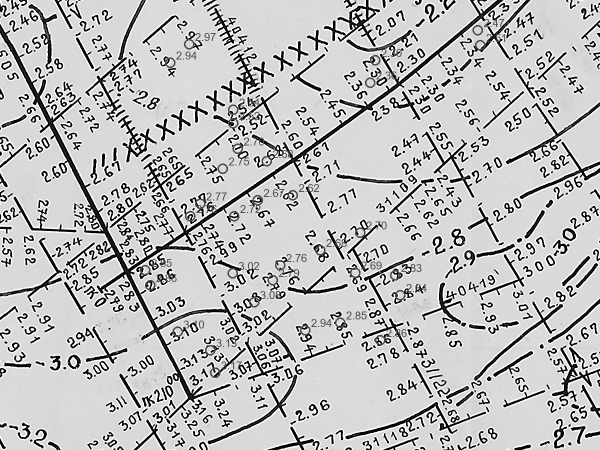
#> input picture archive/map_experiments/digitization_test_overlay.png, 1200 x 900 px (shown at 1/2 size)
$ python run_sheet.py ../archive/map_experiments/digitization_test_overlay.png
#> lines starting #> are read from the running program, lines starting #| are printed output that depends on the picture; after the words box and inside, x2 and y2 are one past the last pixel; in counts of white or black regions, pixels touching at a corner belong together
"""Full-sheet label extraction: detect all text boxes on a map sheet,
export crops + JSONL manifest for VLM reading.

Usage: python run_sheet.py [path_to_sheet.jpg]
Output: pipeline/output/<sheet_name>/ {crops/*.png, manifest.jsonl, boxes_overview.png}
"""
import json
import sys
from pathlib import Path

import cv2
import numpy as np

DEFAULT_SRC = r"C:\FINAM\Conference\384092\Графика\Tом 2\21.jpg"

# font-height bands from sheet statistics (stats.py): main mode 15-29 px = piket
# digits, 30-90 px = isoline labels / structure ids. Fill filter kills curve junk.
SMALL_H = (8, 29)
BIG_H = (30, 90)
BIG_FILL = 0.25
PAD = 8          # crop padding, px
UPSCALE = 2      # crop upscale factor for easier VLM reading


def imread_u(path):
    return cv2.imdecode(np.fromfile(str(path), dtype=np.uint8), cv2.IMREAD_GRAYSCALE)
#> returned value is the input picture: shape (900, 1200); min 0, max 255, mean 189
#| sheet: (900, 1200)


def detect(img):
    _, bw = cv2.threshold(img, 0, 255, cv2.THRESH_BINARY_INV + cv2.THRESH_OTSU)
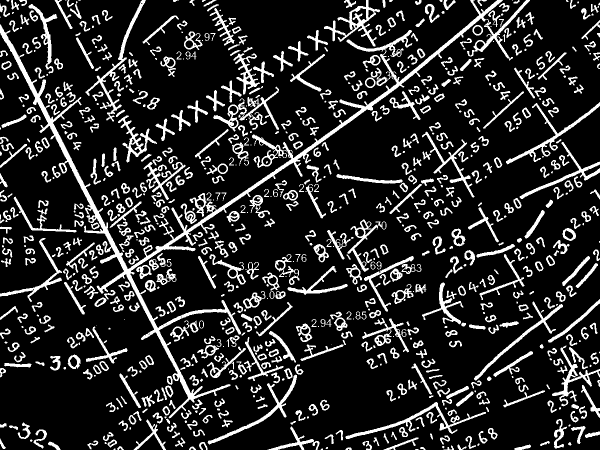
#> bw: shape (900, 1200) (shown at 1/2 size); 16.4% white; 855 white regions (166 under 20 px), largest, box (x1, y1, x2, y2) and area: (0, 0, 1060, 837) 27085, (171, 0, 292, 243) 2406, (426, 173, 558, 263) 2381
    n, lab, stats, _ = cv2.connectedComponentsWithStats(bw, connectivity=8)
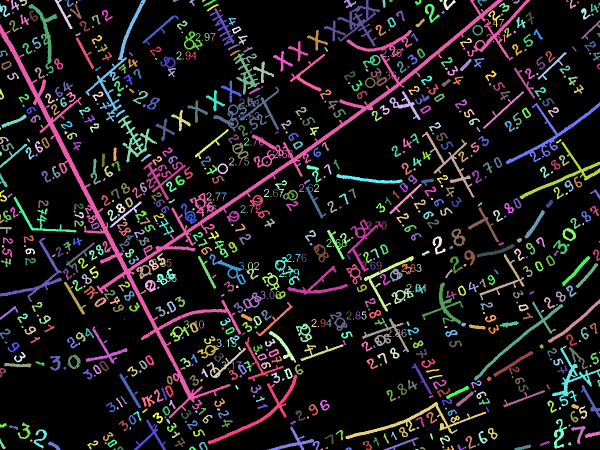
#> lab: shape (900, 1200) int32 (shown at 1/2 size); 856 distinct labels, from 0 to 855; one colour per label, 0 black
#> n = 856; stats = 856 rows, first 6: [0, 0, 1200, 900, 902754], [13, 0, 6, 3, 15], [22, 0, 16, 20, 148], [38, 0, 16, 12, 89], [109, 0, 36, 58, 384], [130, 0, 3, 1, 3]

    small = np.zeros_like(bw)
    big = np.zeros_like(bw)
    for i in range(1, n):
        x, y, w, h, a = stats[i]
        asp = max(w, h) / max(1, min(w, h))
        fill = a / max(1, w * h)
        if SMALL_H[0] <= h <= SMALL_H[1] and 3 <= w <= 60 and a >= 15 and asp < 5 and fill > 0.15:
            small[lab == i] = 255
        elif BIG_H[0] <= h <= BIG_H[1] and 8 <= w <= 90 and asp < 3 and fill >= BIG_FILL:
            big[lab == i] = 255
#> this loop made 855 passes
#> (x, y, w, h, a, asp, fill) on passes 1 to 3: (13, 0, 6, 3, 15, 2, 0.833), (22, 0, 16, 20, 148, 1.25, 0.463), (38, 0, 16, 12, 89, 1.33, 0.464)
#> big: shape (900, 1200); 1.2% white; 32 white regions, largest, box (x1, y1, x2, y2) and area: (467, 107, 520, 189) 1286, (1108, 838, 1134, 897) 573, (499, 390, 540, 436) 559
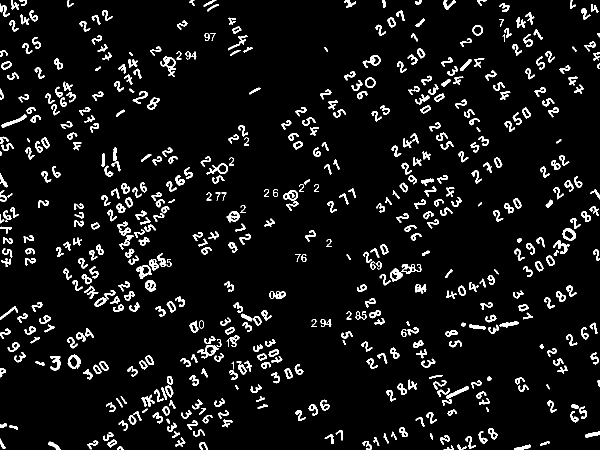
#> small: shape (900, 1200) (shown at 1/2 size); 6.6% white; 540 white regions, largest, box (x1, y1, x2, y2) and area: (394, 690, 438, 717) 379, (272, 530, 303, 558) 352, (135, 709, 161, 738) 351

    def cluster(mask, dil, min_chars, wmin, hmin, wmax, hmax):
#> called with dil = 17, min_chars = 3, wmin = 30, hmin = 18, wmax = 200, hmax = 200
        kern = cv2.getStructuringElement(cv2.MORPH_ELLIPSE, (dil, dil))
        blob = cv2.dilate(mask, kern)
#> blob: shape (900, 1200); 36.1% white; 141 white regions, largest, box (x1, y1, x2, y2) and area: (195, 326, 394, 592) 21581, (229, 744, 474, 900) 16687, (744, 295, 931, 465) 13723
        cnts, _ = cv2.findContours(blob, cv2.RETR_EXTERNAL, cv2.CHAIN_APPROX_SIMPLE)
        out = []
        for c in cnts:
            x, y, w, h = cv2.boundingRect(c)
            if not (wmin <= w <= wmax and hmin <= h <= hmax):
                continue
            nn = cv2.connectedComponents(mask[y:y + h, x:x + w])[0] - 1
            if nn >= min_chars:
                out.append((x, y, w, h, nn))
#> this loop made 141 passes
        return out

    piket = cluster(small, 17, 3, 30, 18, 200, 200)
    iso = cluster(big, 29, 2, 40, 30, 300, 160)
#> call 2 of cluster, with dil = 29, min_chars = 2, wmin = 40, hmin = 30, wmax = 300, hmax = 160
#> in cluster (call 2), `blob = cv2.dilate(mask, kern)`:
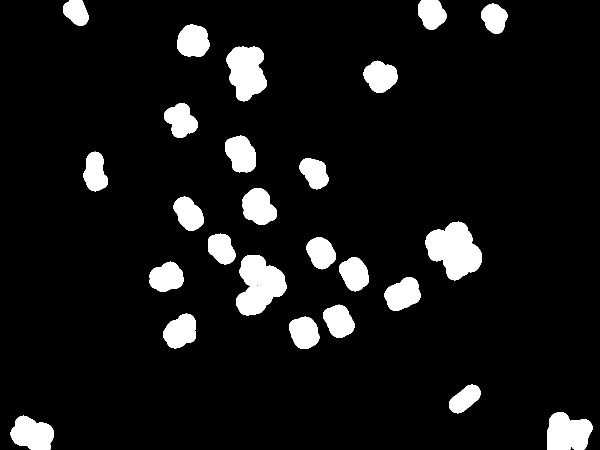
#> blob: shape (900, 1200) (shown at 1/2 size); 8.4% white; 25 white regions, largest, box (x1, y1, x2, y2) and area: (851, 443, 964, 561) 8535, (472, 510, 573, 631) 7979, (453, 93, 534, 203) 6396
#> the loop in cluster (call 2), `for c in cnts:` made 25 passes
    return piket, iso


def main():
    src = Path(sys.argv[1]) if len(sys.argv) > 1 else Path(DEFAULT_SRC)
    out_dir = Path(__file__).parent / "output" / src.stem
    crops_dir = out_dir / "crops"
    crops_dir.mkdir(parents=True, exist_ok=True)

    img = imread_u(src)
    print("sheet:", img.shape)
    piket, iso = detect(img)
    print(f"boxes: piket={len(piket)} isoline={len(iso)}")
#| boxes: piket=81 isoline=4

    boxes = [(x, y, w, h, nn, "small") for x, y, w, h, nn in piket] + \
            [(x, y, w, h, nn, "big") for x, y, w, h, nn in iso]
    boxes.sort(key=lambda b: (b[1] // 200, b[0]))

    manifest = out_dir / "manifest.jsonl"
    with open(manifest, "w", encoding="utf-8") as f:
        for i, (x, y, w, h, nn, band) in enumerate(boxes):
            x0, y0 = max(0, x - PAD), max(0, y - PAD)
            x1, y1 = min(img.shape[1], x + w + PAD), min(img.shape[0], y + h + PAD)
            crop = img[y0:y1, x0:x1]
            crop = cv2.resize(crop, (crop.shape[1] * UPSCALE, crop.shape[0] * UPSCALE),
                              interpolation=cv2.INTER_LANCZOS4)
            name = f"box_{i:05d}.png"
            ok, buf = cv2.imencode(".png", crop)
            buf.tofile(str(crops_dir / name))
            f.write(json.dumps({
                "id": i, "crop": f"crops/{name}",
                "bbox": [int(x), int(y), int(w), int(h)],
                "center": [int(x + w / 2), int(y + h / 2)],
                "band": band, "n_chars": int(nn),
            }, ensure_ascii=False) + "\n")
#> this loop made 85 passes
#> (x, y, w, h, nn, band) on passes 1 to 12: (0, 180, 89, 84, 5, 'small'), (0, 93, 46, 75, 4, 'small'), (0, 0, 84, 72, 6, 'small'), (82, 155, 77, 84, 8, 'small'), (151, 12, 82, 59, 4, 'small'), (175, 62, 57, 88, 4, 'small'), (220, 96, 108, 131, 15, 'small'), (292, 85, 109, 77, 6, 'small'), (448, 27, 65, 93, 6, 'small'), (632, 171, 68, 73, 3, 'small'), (680, 134, 79, 73, 5, 'small'), (743, 13, 75, 67, 4, 'small')
#> pass 1, in main, `crop = cv2.resize(crop, (crop.shape[1] * UPSCALE, crop.shape[0] * UPSC..`:
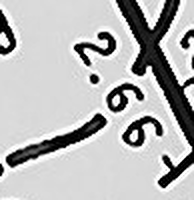
#> crop: shape (200, 194); min 0, max 255, mean 182.4
#> pass 2, in main, `crop = cv2.resize(crop, (crop.shape[1] * UPSCALE, crop.shape[0] * UPSC..`:
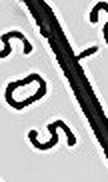
#> crop: shape (182, 108); min 0, max 255, mean 173.4

    # overview with boxes
    scale = 6
    ov = cv2.cvtColor(cv2.resize(img, (img.shape[1] // scale, img.shape[0] // scale)),
                      cv2.COLOR_GRAY2BGR)
    for x, y, w, h, nn, band in boxes:
        col = (0, 0, 255) if band == "small" else (0, 170, 0)
        cv2.rectangle(ov, (x // scale, y // scale), ((x + w) // scale, (y + h) // scale), col, 1)
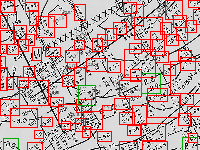
#> ov: shape (150, 200, 3); mean B, G, R 161.8, 163.1, 196
    cv2.imencode(".png", ov)[1].tofile(str(out_dir / "boxes_overview.png"))
    print("manifest:", manifest)


if __name__ == "__main__":
    main()
